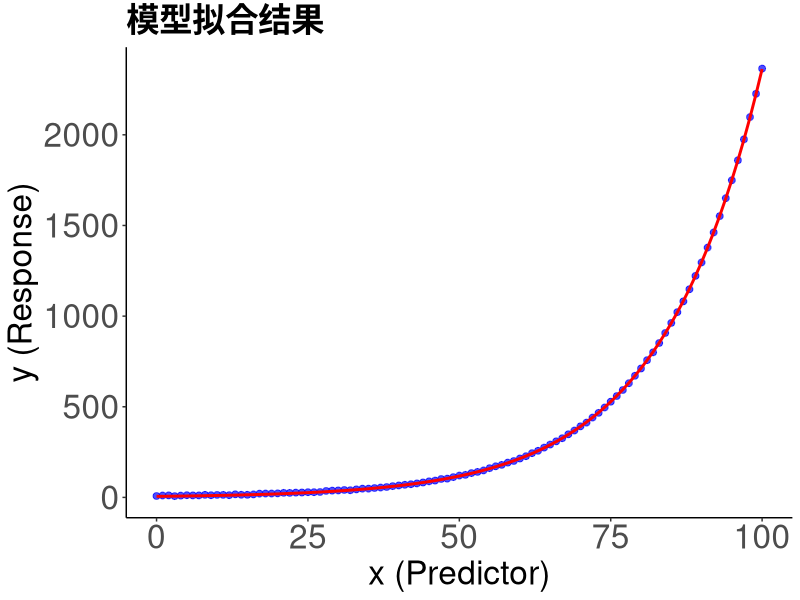
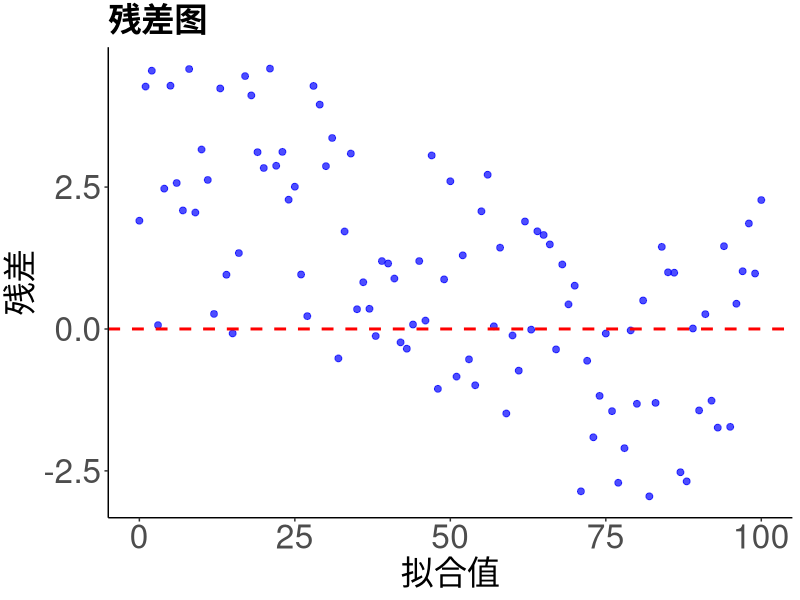

Here is the R script that generated these plots, in order:
# 生成数据
set.seed(123)
x <- seq(0, 100, 1)
y <- runif(1, 0, 20) * exp(runif(1, 0.005, 0.075) * x) + runif(101, 0, 5)
data = data.frame(x, y)

# selfStart函数
myinitial <- function(mCall, LHS, data, ...) {
  xy <- sortedXyData(mCall[["x"]], LHS, data)
  x <- xy[["x"]]
  y <- xy[["y"]]
  
  if (any(y <= 0)) stop("All values of 'y' must be positive to take the logarithm.")
  y <- log(y)
  
  aux <- coef(lm(y ~ x))
  a <- exp(aux[1])  # 截距转换回原比例
  b <- aux[2]       # 斜率
  
  value <- c(a = a, b = b)
  return(value)
}

myselfStart <- selfStart(
  ~ a * exp(b * x), 
  initial = myinitial, 
  parameters = c("a", "b")
)

# 获得初始值
start <- getInitial(y ~ myselfStart(x, a, b), data = data)
start
start <- as.list(start)

# 模型拟合
model <- nls(y ~ a*exp(b*x), data = data, start = c(a = start$a,b = start$b.x))
summary(model)

# 结果可视化
data$fitted_value <- predict(model)
library(ggplot2)
pdf("图8.2.pdf", width = 8, height = 6, family = "GB1")
ggplot(data, aes(x = x, y = y)) + 
  geom_point(color = "blue", size = 2, alpha = 0.7) +  
  geom_line(aes(x = x, y = fitted_value), color = "red", size = 1) +  
  labs(
    title = "模型拟合结果",
    x = "x (Predictor)",
    y = "y (Response)"
  ) +
  theme_classic() +
  theme(
    plot.title = element_text(size = 24, face = "bold"),  # 标题字体大小
    axis.title.x = element_text(size = 24),               # x 轴标签字体大小
    axis.title.y = element_text(size = 24),               # y 轴标签字体大小
    axis.text.x = element_text(size = 24),                # x 轴刻度字体大小
    axis.text.y = element_text(size = 24),                # y 轴刻度字体大小
    legend.title = element_text(size = 24),               # 图例标题字体大小
    legend.text = element_text(size = 24)                 # 图例内容字体大小
  )

dev.off()

data$residuals <- residuals(model)
pdf("图8.3.pdf", width = 8, height = 6, family = "GB1")
ggplot(data, aes(x = x, y = residuals)) +
  geom_point(color = "blue", size = 2, alpha = 0.7) +  # 残差点
  geom_hline(yintercept = 0, linetype = "dashed", color = "red", size = 1) +  # 零线
  labs(
    title = "残差图",
    x = "拟合值",
    y = "残差"
  ) +
  theme_classic()+
  theme(
    plot.title = element_text(size = 24, face = "bold"),  # 标题字体大小
    axis.title.x = element_text(size = 24),               # x 轴标签字体大小
    axis.title.y = element_text(size = 24),               # y 轴标签字体大小
    axis.text.x = element_text(size = 24),                # x 轴刻度字体大小
    axis.text.y = element_text(size = 24),                # y 轴刻度字体大小
    legend.title = element_text(size = 24),               # 图例标题字体大小
    legend.text = element_text(size = 24)                 # 图例内容字体大小
  )
dev.off()
